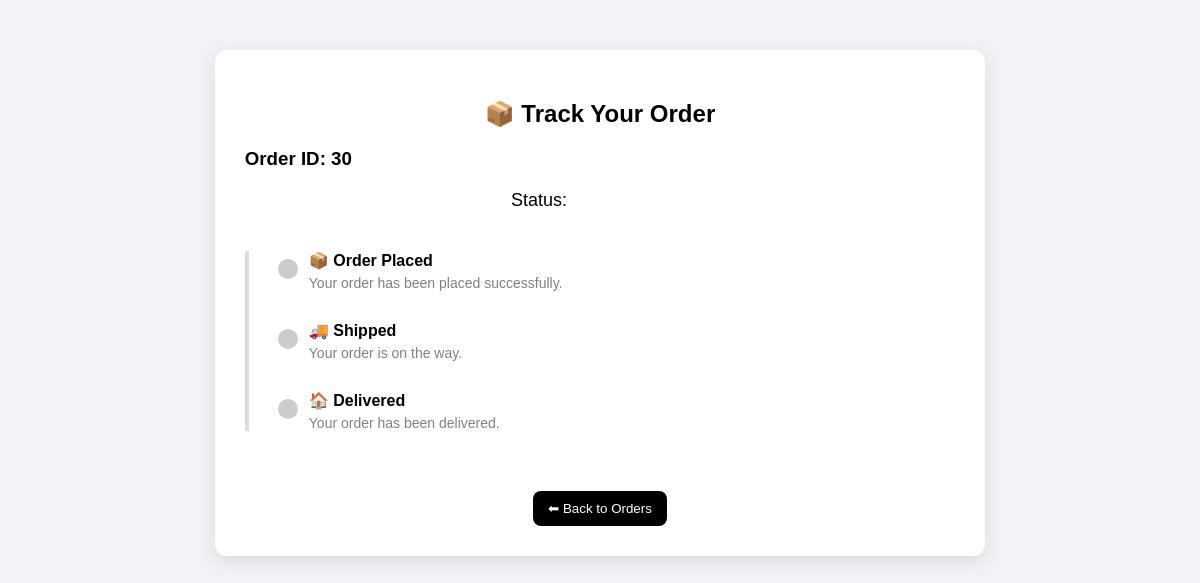
The page /track/30/ (signed in) on the database as committed earlier.
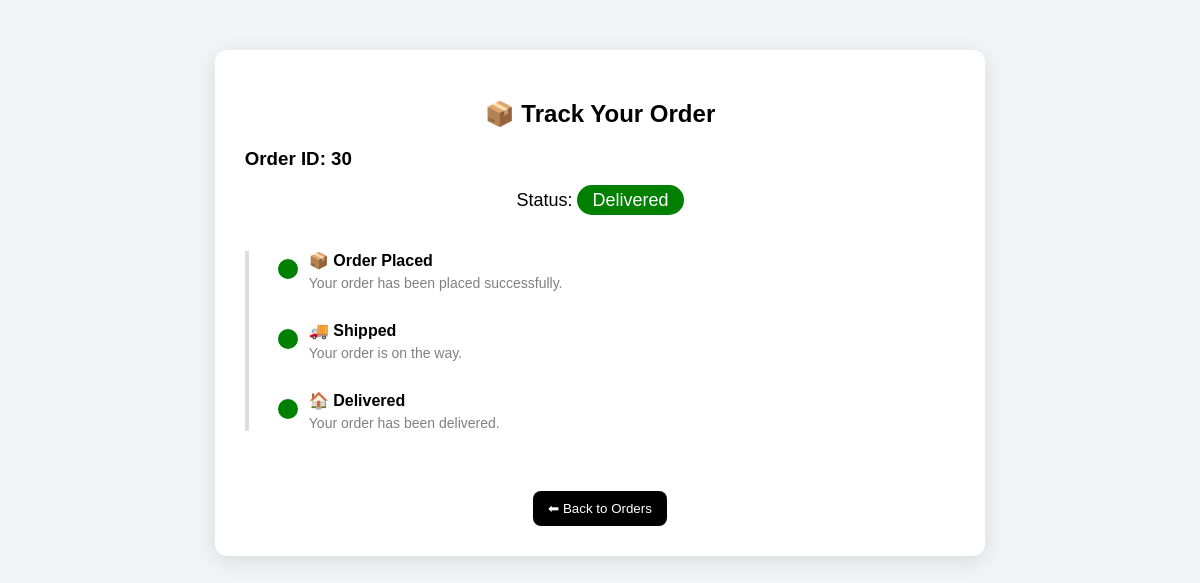
The same page on the database as committed later.
### store/models.py (models this page shows)
class Order(models.Model):
    STATUS_CHOICES = [
        ('Pending', 'Pending'),
        ('Shipped', 'Shipped'),
        ('Delivered', 'Delivered'),
        ('Cancelled', 'Cancelled'),
    ]
    user = models.ForeignKey(User, on_delete=models.CASCADE)
    address = models.TextField()
    payment_method = models.CharField(max_length=50)
    total_price = models.FloatField()
    status = models.CharField(max_length=20, choices=STATUS_CHOICES, default='Pending')
    created_at = models.DateTimeField(auto_now_add=True)

### store/views.py (the view)
# urls.py: path('track/<int:order_id>/', views.track_order, name='track_order'),
@login_required
def track_order(request, order_id):
    order = get_object_or_404(Order, id=order_id, user=request.user)
    progress = 0
    if order.status == "Pending":
        progress = 10
    elif order.status == "Shipped":
        progress = 60
    elif order.status == "Delivered":
        progress = 100
    return render(request, 'track.html', {'order': order, 'progress': progress})

### store/templates/track.html (shortened to what this page needs)
<!doctype html>
<html>
  <head>
  </head>
  <body>
    <div class="container">
      <h2>📦 Track Your Order</h2>
      <h3>Order ID: {{ order.id }}</h3>
      <div class="status-box">
        Status:
        <span class="{{ order.status }}">{{ order.status }}</span>
      </div>
      {% if order.status == "Cancelled" %}
      <div class="timeline">
        <div class="step cancelled">
          <h4>❌ Order Cancelled</h4>
          <p>Your order has been cancelled.</p>
        </div>
      </div>
      {% else %}
      <div class="timeline">
        <div
          class="step {% if order.status == 'Pending' or order.status == 'Shipped' or order.status == 'Delivered' %}active{% endif %}"
        >
          <h4>📦 Order Placed</h4>
          <p>Your order has been placed successfully.</p>
        </div>
        <div
          class="step {% if order.status == 'Shipped' or order.status == 'Delivered' %}active{% endif %}"
        >
          <h4>🚚 Shipped</h4>
          <p>Your order is on the way.</p>
        </div>
        <div class="step {% if order.status == 'Delivered' %}active{% endif %}">
          <h4>🏠 Delivered</h4>
          <p>Your order has been delivered.</p>
        </div>
      </div>
      {% endif %}
      <center>
        <a href="/orders/">
          <button>⬅ Back to Orders</button>
        </a>
      </center>
    </div>
  </body>
</html>

Rows that differ between the two databases and show on the page:
changed Order id 30: status (not shown) → "Delivered"
